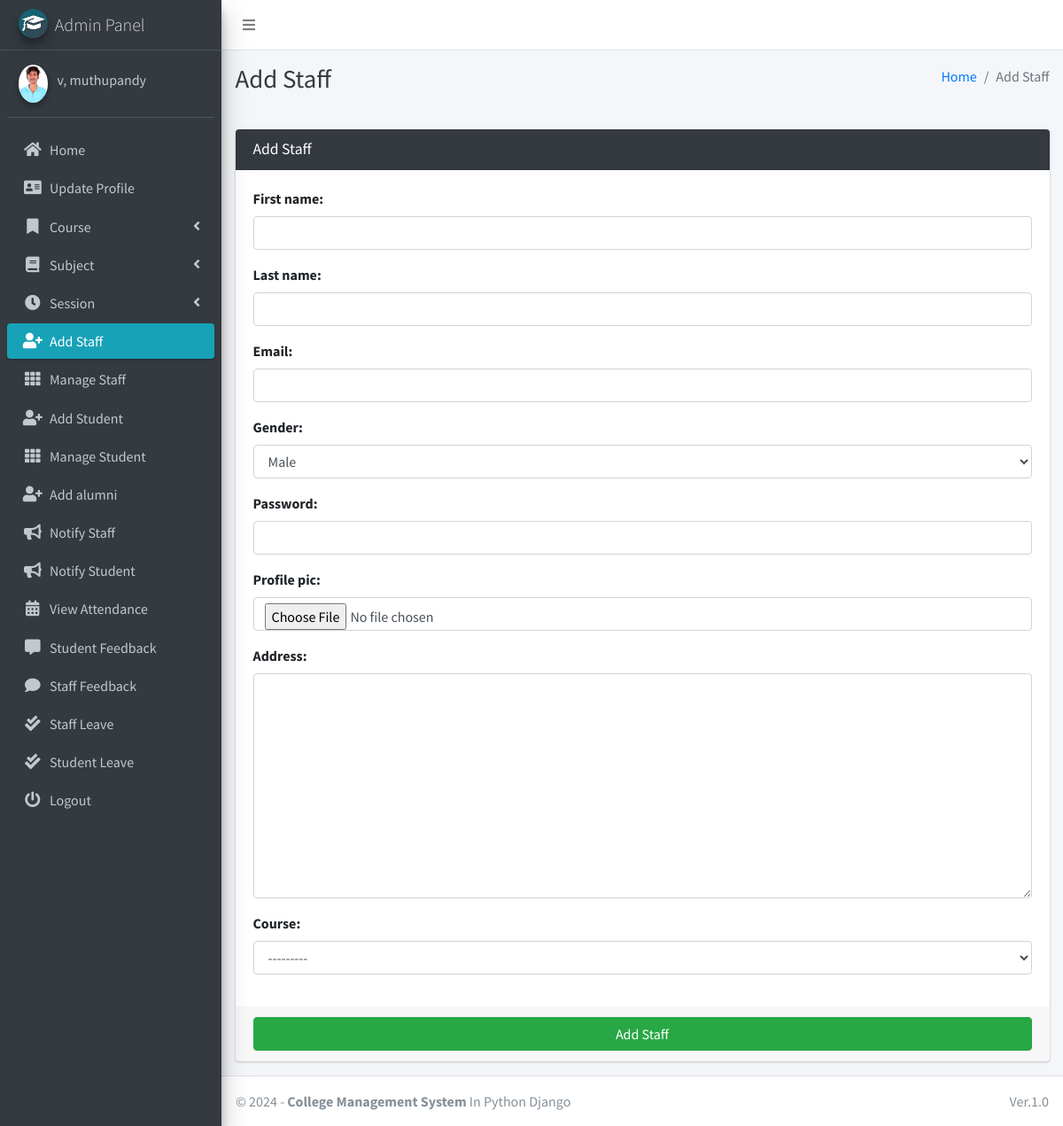
The app's page /staff/add (signed in) with its own data.
### main_app/models.py (models this page shows)
class CustomUser(AbstractUser):
    USER_TYPE = ((1, "HOD"), (2, "Staff"), (3, "Student"),(4, "alumni"))
    GENDER = [("M", "Male"), ("F", "Female")]
    username = None  # Removed username, using email instead
    email = models.EmailField(unique=True)
    user_type = models.CharField(default=1, choices=USER_TYPE, max_length=1)
    gender = models.CharField(max_length=1, choices=GENDER)
    profile_pic = models.ImageField()
    address = models.TextField()
    fcm_token = models.TextField(default="")  # For firebase notifications
    created_at = models.DateTimeField(auto_now_add=True)
    updated_at = models.DateTimeField(auto_now=True)
    USERNAME_FIELD = "email"
    REQUIRED_FIELDS = []
    objects = CustomUserManager()
    def __str__(self):
        return self.last_name + ", " + self.first_name

### main_app/hod_views.py (the view, shortened to what this page needs)
# urls.py: path("staff/add", hod_views.add_staff, name='add_staff'),
def add_staff(request):
    form = StaffForm(request.POST or None, request.FILES or None)
    context = {'form': form, 'page_title': 'Add Staff'}
    return render(request, 'hod_template/add_staff_template.html', context)

### main_app/forms.py
class StaffForm(CustomUserForm):
    def __init__(self, *args, **kwargs):
        super(StaffForm, self).__init__(*args, **kwargs)
    class Meta(CustomUserForm.Meta):
        model = Staff
        fields = CustomUserForm.Meta.fields + \
            ['course' ]

### main_app/models.py (called while the page is built)
    def __str__(self):
        return self.name

### main_app/templates/hod_template/add_staff_template.html (shortened to what this page needs)
{% extends 'main_app/base.html' %}
{% load static %}
{% block page_title %}{{page_title}}{% endblock page_title %}
{% block content %}
<section class="content">
    <div class="container-fluid">
        <div class="row">
            <div class="col-md-12">
                <div class="card card-dark">
                    <div class="card-header">
                        <h3 class="card-title">{{page_title}}</h3>
                    </div>
                    {% include "main_app/form_template.html" with messages=messages  form=form button_text="Add Staff"%}
                </div>
            </div>
        </div>
    </div>
</section>
{% endblock content %}

### main_app/templates/main_app/sidebar_template.html (shortened to what this page needs)
{% load static %}
<aside class="main-sidebar sidebar-dark-info elevation-4">
    {% if request.user.user_type == '1' %}
    <a href="{% url 'admin_home' %}" class="brand-link">
        <img src="{% static 'dist/img/cmsl.png' %} " alt="AdminLTE Logo"
            class="brand-image img-circle elevation-3" >
        <span class="brand-text font-weight-light">Admin Panel</span>
    </a>
    <div class="sidebar">
        <div class="user-panel mt-3 pb-3 mb-3 d-flex">
            <div class="image">
                <img src="{{ request.user.profile_pic}}" class="img-circle elevation-2" alt="User Image">
            </div>
            <div class="info">
                <a href="#" class="d-block">{{user}}</a>
            </div>
        </div>
        <nav class="mt-2">
            <ul class="nav nav-pills nav-sidebar flex-column" data-widget="treeview" role="menu" data-accordion="false">
                <li class="nav-item">
                    {% url 'admin_home' as admin_home %}
                    <a href="{{admin_home}}" class="nav-link {% if admin_home == request.path %} active {% endif %}">
                        <i class="nav-icon fas fa-home"></i>
                        <p>
                            Home
                        </p>
                    </a>
                </li>
                <li class="nav-item">
                    {% url 'admin_view_profile' as admin_view_profile %}
                    <a href="{{admin_view_profile}}"
                        class="nav-link {% if admin_view_profile == request.path %} active {% endif %}">
                        <i class="nav-icon fas fa-address-card"></i>
                        <p>
                            Update Profile
                        </p>
                    </a>
                </li>
                <li class="nav-item has-treeview">
                    <a href="#" class="nav-link">
                        <i class="nav-icon fas fa-bookmark"></i>
                        <p>
                            Course
                            <i class="fas fa-angle-left right"></i>
                        </p>
                    </a>
                </li>
                <li class="nav-item has-treeview">
                    <a href="#" class="nav-link">
                        <i class="nav-icon fas fa-book"></i>
                        <p>
                            Subject
                            <i class="fas fa-angle-left right"></i>
                        </p>
                    </a>
                </li>
                <li class="nav-item has-treeview">
                    <a href="#" class="nav-link">
                        <i class="nav-icon fas fa-clock"></i>
                        <p>
                            Session
                            <i class="fas fa-angle-left right"></i>
                        </p>
                    </a>
                </li>
                <li class="nav-item">
                    {% url 'add_staff' as add_staff %}
                    <a href="{{add_staff}}" class="nav-link {% if add_staff == request.path %} active {% endif %}">
                        <i class="nav-icon fas fa-user-plus"></i>
                        <p>
                            Add Staff
                        </p>
                    </a>
                </li>
                <li class="nav-item">
                    {% url 'manage_staff' as manage_staff %}
                    {% url 'edit_staff' staff_id as edit_staff %}
                    <a href="{{manage_staff}}"
                        class="nav-link {% if manage_staff == request.path or request.path == edit_staff %} active {% endif %}">
                        <i class="nav-icon fas fa-th"></i>
                        <p>
                            Manage Staff
                        </p>
                    </a>
                </li>
                <li class="nav-item">
                    {% url 'add_student' as add_student%}
                    <a href="{{add_student}}" class="nav-link  {% if add_student == request.path %} active {% endif %}">
                        <i class="nav-icon fas fa-user-plus"></i>
                        <p>
                            Add Student
                        </p>
                    </a>
                </li>
                <li class="nav-item">
                    {% url 'manage_student' as manage_student %}
                    {% url 'edit_student' student_id as edit_student %}
                    <a href="{{manage_student}}"
                        class="nav-link  {% if edit_student == request.path or manage_student == request.path %} active {% endif %}">
                        <i class="nav-icon fas fa-th"></i>
                        <p>
                            Manage Student
                        </p>
                    </a>
                </li>
                <li class="nav-item">
                    {% url 'add_alumni' as add_alumni %}
                    <a href="{{add_alumni}}"
                        class="nav-link {% if add_alumni == request.path %} active {% endif %}">
                        <i class="nav-icon fas fa-user-plus"></i>
                        <p>
                            Add alumni
                        </p>
                    </a>
                </li>
                <li class="nav-item">
                    {% url 'admin_notify_staff' as admin_notify_staff %}
                    <a href="{{admin_notify_staff}}"
                        class="nav-link {% if admin_notify_staff == request.path %} active {% endif %}">
                        <i class="nav-icon fas fa-bullhorn"></i>
                        <p>
                            Notify Staff
                        </p>
                    </a>
                </li>
                <li class="nav-item">
                    {% url 'admin_notify_student' as admin_notify_student %}
                    <a href="{{admin_notify_student}}"
                        class="nav-link {% if admin_notify_student == request.path %} active {% endif %}">
                        <i class="nav-icon fas fa-bullhorn"></i>
                        <p>
                            Notify Student
                        </p>
                    </a>
                </li>
                <li class="nav-item">
                    {% url 'admin_view_attendance' as admin_view_attendance %}
                <li class="nav-item">
                    <a href="{{admin_view_attendance}}"
                        class="nav-link  {% if admin_view_attendance == request.path %} active {% endif %}">
                        <i class="nav-icon fas fa-calendar-alt"></i>
                        <p>
                            View Attendance
                        </p>
                    </a>
                </li>
                <li class="nav-item">
                    {% url 'student_feedback_message' as student_feedback_message %}
                    <a href="{{ student_feedback_message }}"
                        class="nav-link  {% if student_feedback_message == request.path %} active {% endif %}">
                        <i class="nav-icon fas fa-comment-alt"></i>
                        <p>
                            Student Feedback
                        </p>
                    </a>
                </li>
                <li class="nav-item">
                    {% url 'staff_feedback_message' as staff_feedback_message %}
                    <a href="{{staff_feedback_message}}"
                        class="nav-link   {% if staff_feedback_message == request.path %} active {% endif %}">
                        <i class="nav-icon fas fa-comment"></i>
                        <p>
                            Staff Feedback
                        </p>
                    </a>
                </li>
                <li class="nav-item">
                    {% url 'view_staff_leave' as view_staff_leave %}
                    <a href="{{view_staff_leave}}"
                        class="nav-link  {% if view_staff_leave == request.path %} active {% endif %}">
                        <i class="nav-icon fas fa-check-double"></i>
                        <p>
                            Staff Leave
                        </p>
                    </a>
                </li>
                <li class="nav-item">
                    {% url 'view_student_leave' as view_student_leave %}
                    <a href="{% url 'view_student_leave' %}"
                        class="nav-link  {% if view_student_leave == request.path %} active {% endif %}">
                        <i class="nav-icon fas fa-check-double"></i>
                        <p>
                            Student Leave
                        </p>
                    </a>
                </li>
                                        {% endif %}
                                        <li class="nav-item">
                                            <a href="{% url 'user_logout' %}"
                                                onclick="return confirm('Your session would be terminated.\n\nProceed?')"
                                                class="nav-link">
                                                <i class="nav-icon fas fa-power-off"></i>
                                                <p>
                                                    Logout
                                                </p>
                                            </a>
                                        </li>
                                    </ul>
                                </nav>
                            </div>
</aside>

### records on screen
CustomUser: user.profile_pic (picture), last_name+first_name "v, muthupandy"

### other values on screen
{{ page_title }} "Add Staff"
{{ field.label_tag }} "First name:" "Last name:" "Email:" "Gender:" "Password:" "Profile pic:" "Address:" "Course:"
{{ button_text }} "Add Staff"
